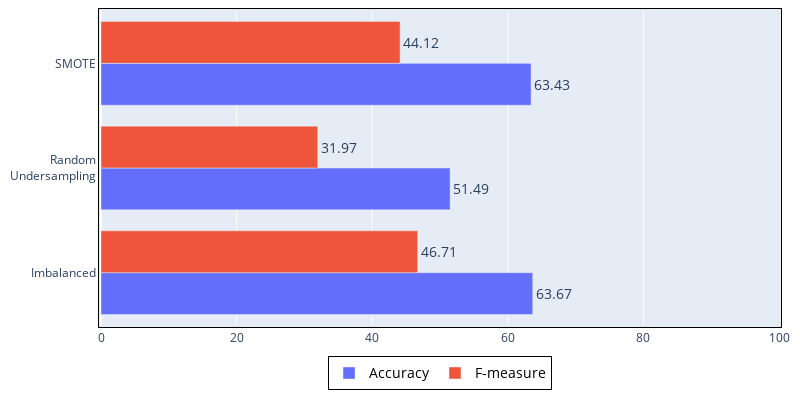

Source (notebook cell):
### Code cell
#speed variation;speed;distance;course variation;time gap;total time
accuracy  = data3.iloc[:, 1]
fmeasure  = data3.iloc[:, 2] * 100
gmeasure  = data3.iloc[:, 3] * 100
accuracyTwoDec = round(accuracy, 2) # Para etiquetas
fmeasureTwoDec = round(fmeasure, 2) # Para etiquetas
x = data1.labels       
x[1] = "Random<br>Undersampling"          

fig = go.Figure(go.Bar(x=accuracy, y=x, orientation='h', name='Accuracy', text=accuracyTwoDec, textposition='outside', outsidetextfont= dict(size=14),))
fig.add_trace(  go.Bar(x=fmeasure, y=x, orientation='h', name='F-measure', text=fmeasureTwoDec, textposition='outside', outsidetextfont= dict(size=14),))

fig.update_layout(
    legend=dict(
        traceorder="normal",
        font=dict(
            size=14,
            color="black"
        ),
        bordercolor="Black",
        borderwidth=1,
        xanchor = "center", # Para centrarla horizontalmente
        x = 0.5,            # Para centrarla horizontalmente
        orientation="h",    # Para centrarla horizontalmente
    ),
    autosize=False,
    width=800,
    height=400,
    xaxis= {
        'linecolor': 'black',
        'linewidth': 1,
        'mirror': True,
        "range": [ 0, 100 ],
    },
    yaxis= {
      #  'categoryorder': 'array',                                   # Para que ordene por accuracy
      #  'categoryarray': [x for _, x in sorted(zip(accuracy, x))],  # Para que ordene por accuracy
        'linecolor': 'black',
        'linewidth': 1,
        'mirror': True
    },
    margin={
        'l':   10,
        'r':   10,
        'b':   10,
        't':   10,
        'pad': 2
    }
)
fig.show() # Para que salga el resultado
#### Se guarda el diagrama ####
pio.write_image(fig, "ilu3.svg")

### Figure 1 — Plotly figure (JSON) as saved in the notebook; plotly's stock layout.template omitted (floating-point values rounded to 4 significant figures)
{"data": [{"name": "Accuracy", "orientation": "h", "outsidetextfont": {"size": 14}, "text": [63.67, 51.49, 63.43], "textposition": "outside", "type": "bar", "x": [63.67, 51.49, 63.43], "y": ["Imbalanced", "Random<br>Undersampling", "SMOTE"]}, {"name": "F-measure", "orientation": "h", "outsidetextfont": {"size": 14}, "text": [46.71, 31.97, 44.12], "textposition": "outside", "type": "bar", "x": [46.71, 31.97, 44.12], "y": ["Imbalanced", "Random<br>Undersampling", "SMOTE"]}], "layout": {"autosize": false, "height": 400, "legend": {"bordercolor": "Black", "borderwidth": 1, "font": {"color": "black", "size": 14}, "orientation": "h", "traceorder": "normal", "x": 0.5, "xanchor": "center"}, "margin": {"b": 10, "l": 10, "pad": 2, "r": 10, "t": 10}, "width": 800, "xaxis": {"linecolor": "black", "linewidth": 1, "mirror": true, "range": [0, 100]}, "yaxis": {"linecolor": "black", "linewidth": 1, "mirror": true}}}
